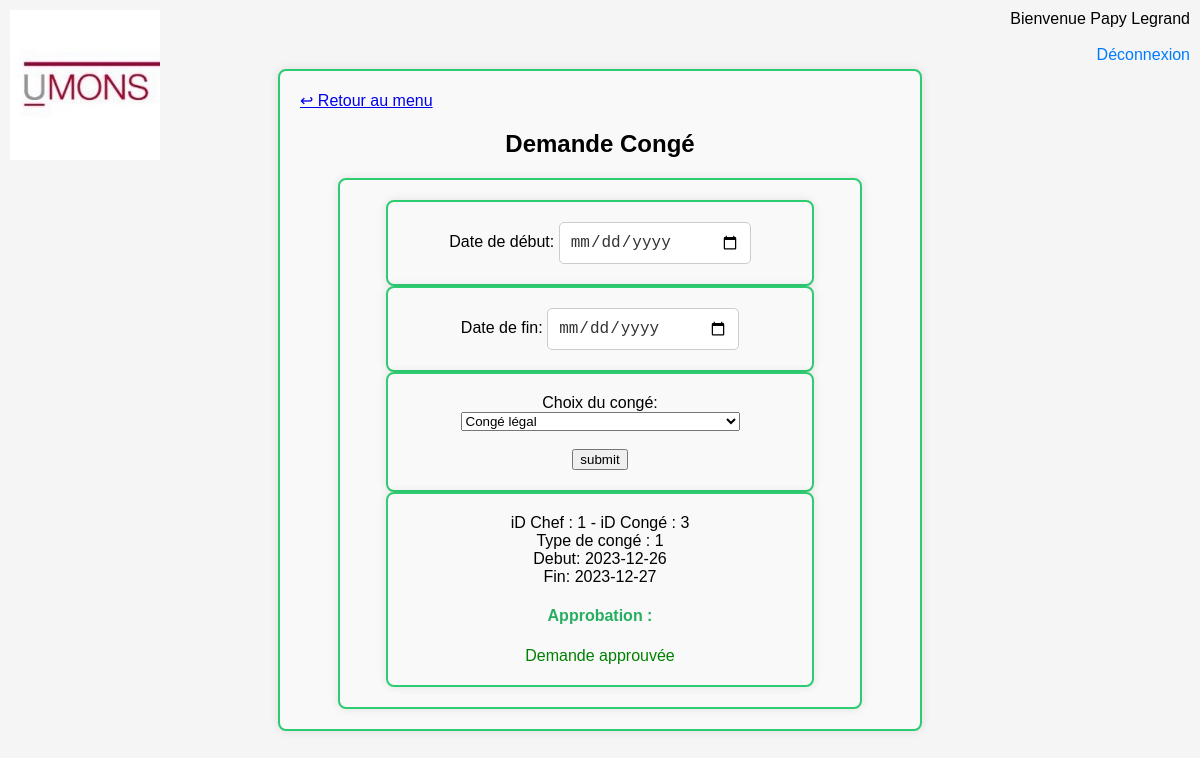
The page /demandeConge.php (signed in) on the database its author committed.
### tables this page shows
CREATE TABLE IF NOT EXISTS `conge` (
  `IdConge` int NOT NULL AUTO_INCREMENT,
  `DateDebutConge` date NOT NULL,
  `DateFinConge` date NOT NULL,
  `estApprouve` tinyint(1) NOT NULL,
  `FKIdEmploye` int NOT NULL,
  `FKIdTypeConge` int NOT NULL,
  `FkIDEmployeApprouve` int DEFAULT NULL,
  PRIMARY KEY (`IdConge`),
  KEY `RelationCongeType` (`FKIdTypeConge`),
  KEY `RelationCongeEmploye` (`FKIdEmploye`),
  KEY `RelationCongeEmployeApprouve` (`FkIDEmployeApprouve`)
);

### demandeConge.php (the view, shortened to what this page needs)
<?php
$idemploye = $_SESSION['idemploye'];
$nom = $_SESSION['nom'];
$prenom = $_SESSION['prenom'];
$nomTypeEmploye = $_SESSION['nomTypeEmploye'];
echo '
<!DOCTYPE html>
<html lang="fr">
<head>
    <meta charset="UTF-8">
    <meta name="viewport" content="width=device-width, initial-scale=1.0">
    <title>GestionPersonnel</title>
    <link rel="stylesheet" type="text/css" href="style.css">
</head>
<body>';
echo '<div class="logo"></div>' ;
echo '<div class="menu-container">';
echo '<div class="top-left" align="left">
        <a href="menu.php" class="back-link">↩ Retour au menu</a>
      </div>';
echo '<div class="top-right" align="right">';
echo "Bienvenue $prenom $nom <br> $nomTypeEmploye <br>";
echo '<a href="deconnexion.php" class="logout-link">Déconnexion</a>';
echo '<br></div>' ;
echo '<h2>Demande Congé</h2>';
echo '<form action="demandeConge.php" method="post">';
 echo '<div class="submenu-container">';
  echo '<div class="submenu-container">';
  echo "Date de début: <input type='date' name='DateDebutConge'><br>";
  echo '</div>' ;
  echo '<div class="submenu-container">';
  echo "Date de fin: <input type='date' name='DateFinConge'><br>";
  echo '</div>' ;
 echo '<div class="submenu-container">';
  echo '<label for="FKIdTypeConge">Choix du congé:</label>';
   echo '<select name="FKIdTypeConge" id="FKIdTypeConge">';
    echo '<option value="1"> Congé légal</option>';
   echo '</select>';
  echo '<br><br>';
  echo "<input type='submit' name='submitForm' value='submit'>";
echo '</div></form>' ;
echo '<div class="submenu-container">';
$base = new PDO('mysql:host=localhost;dbname=gestionpersonnel', 'root', '');
$sql = "SELECT * from conge where FKIdEmploye=" . $idemploye;
$result = $base->query($sql);
while($ligne = $result->fetch(PDO::FETCH_ASSOC))
{
  echo '<form method="post" action="demandeConge.php">';
  $IdEmploye=$ligne['FkIDEmployeApprouve'];
  $IdConge=$ligne['IdConge'];
  $idTypeConge=$ligne['FKIdTypeConge'];
  $dateDebut=$ligne['DateDebutConge'];
  $dateFin=$ligne['DateFinConge'];
  echo "iD Chef : $IdEmploye - iD Congé : $IdConge <br> Type de congé : $idTypeConge <br> Debut: $dateDebut <br> Fin: $dateFin <br>";
  echo '<h4>Approbation :</h4>';
  if ($ligne['estApprouve'] == 1) {
      echo '<span style="color: green;">Demande approuvée <br></span>';
  } elseif ($ligne['estApprouve'] == -1) {
      echo '<span style="color: red;">Demande refusée<br></span>';
  } else {
      echo 'En attente<br>';
  }
  echo '</form>';
}
echo '</div>' ;
echo '</div>
</body>
</html>';
?>

### style.css (style rules this page uses)
body { font-family: Arial, sans-serif; background-color: #f5f5f5; margin: 0; padding: 0; display: flex; align-items: center; justify-content: center; height: 100vh; }
.logo { width: 150px; height: 150px; background-image: url('./img/logouniv.jpg'); background-size: cover; position: fixed; top: 0; left: 0; margin: 10px; z-index: 1; }
.menu-container { background-color: #f9f9f9; border-radius: 8px; padding: 20px; box-shadow: 0 0 10px rgba(0, 0, 0, 0.1); width: 50%; text-align: center; margin: auto; border: 2px solid #2ecc71; }
.submenu-container { align:center; background-color: #f9f9f9; border-radius: 8px; padding: 20px; box-shadow: 0 0 10px rgba(0, 0, 0, 0.1); width: 80%; text-align: center; margin: auto; border: 2px solid #2ecc71; }
.logout-link { color: #007bff; text-decoration: none; cursor: pointer; }
.top-right { position: fixed; top: 0; right: 0; padding: 10px; text-align:right; }
input[type="date"] { width: 50%; padding: 10px; border: 1px solid #ccc; border-radius: 5px; box-sizing: border-box; font-size: 16px; color: #333; }
h4 { color: #27ae60; }

### rows shown on the page
conge: FkIDEmployeApprouve "1", IdConge "3", FKIdTypeConge "1", DateDebutConge "2023-12-26", DateFinConge "2023-12-27", estApprouve "Demande approuvée"

### other values the page prints
$prenom "Papy"
$nom "Legrand"
